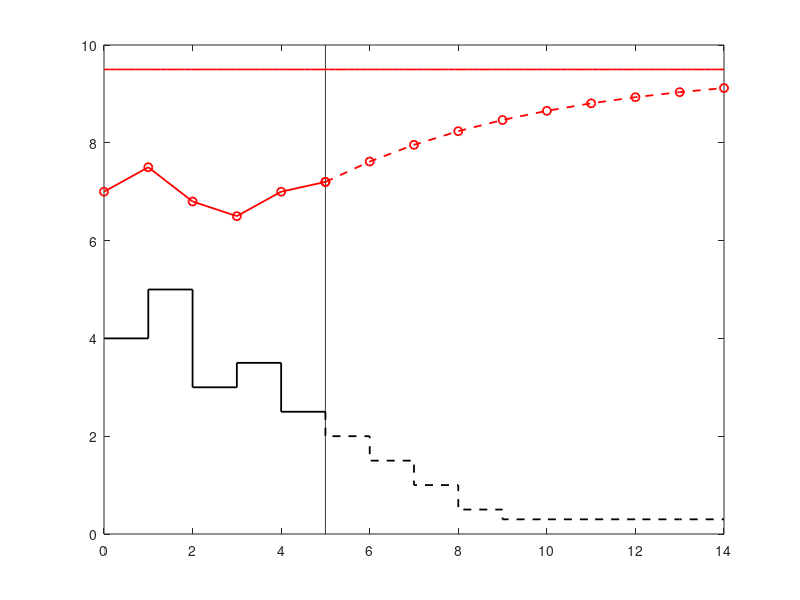

Reproduce this figure in MATLAB.
clear 
close all
clc

PastFutureLine = 0:0.01:10;
ReferenceLine = 9.5*ones(1,100);

PriorInputSamples =     [0 1 1 2 2 3 3 4 4 5];
PriorInput =            [4 4 5 5 3 3 3.5 3.5 2.5 2.5];
PriorOutputSamples =    [0 1 2 3 4 5];
PriorOutput =           [7 7.5 6.8 6.5 7 7.2];

FutureInputSamples =    [5 5 6 6 7 7 8 8 9 9 10 10 11 11 12 12 13 13 14];
FutureInput = [2.5 2 2 1.5 1.5 1 1 0.5 0.5 0.3 0.3 0.3 0.3 0.3 0.3 0.3 0.3 0.3 0.3];

FutureOutputSamples = 5:14;
t = FutureOutputSamples-5;
FutureOutput = (PriorOutput(end))*exp(-t/5) + ReferenceLine(end)*(1-exp(-t/5));



figure()
plot(PriorInputSamples,PriorInput,'k','LineWidth',1.3);
hold on
plot(PriorOutputSamples,PriorOutput,'ro-','LineWidth',1.3);

plot(5*ones(size(PastFutureLine)),PastFutureLine,'k')

plot(FutureInputSamples,FutureInput,'k--','LineWidth',1.3);

plot(linspace(0,FutureInputSamples(end),length(ReferenceLine)),ReferenceLine,'r','LineWidth',1.2)

plot(FutureOutputSamples,FutureOutput,'ro--','LineWidth',1.3);